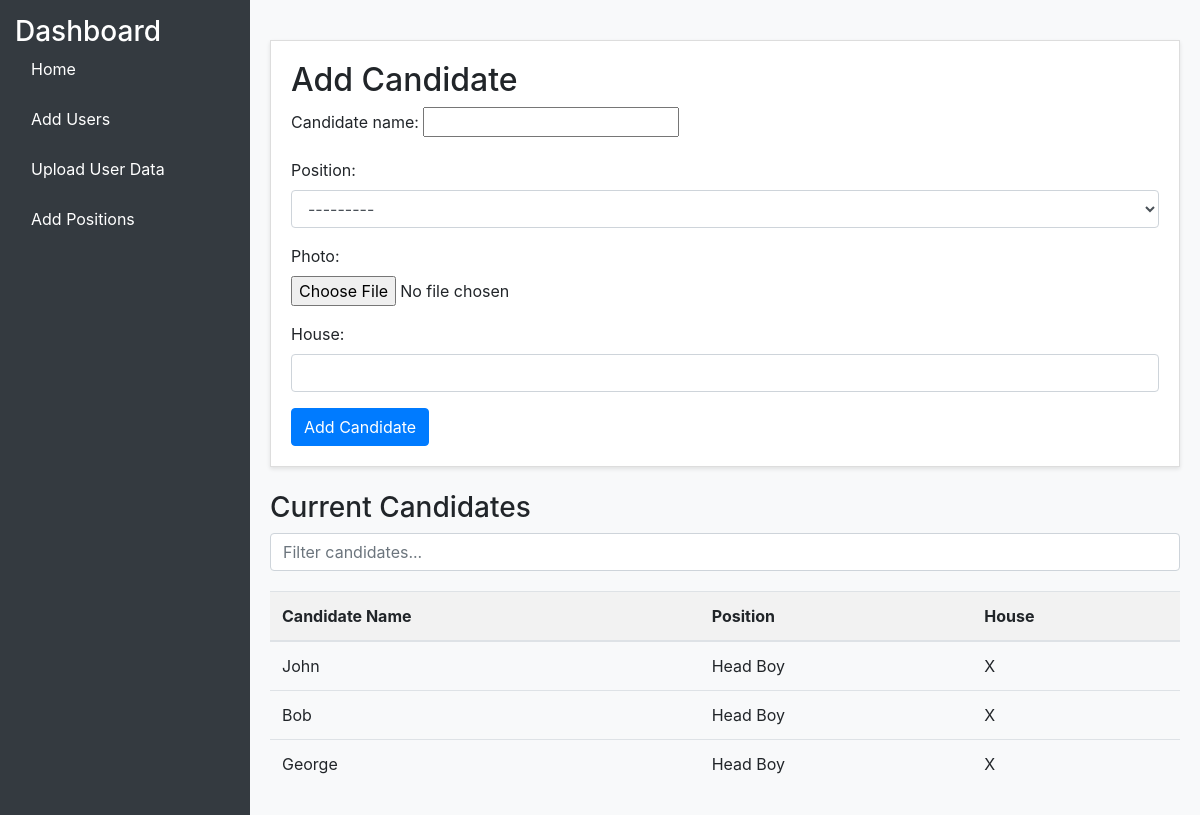
The page /ac/ on the database its author committed.
### main/models.py (models this page shows)
class Candidate(models.Model):
    Candidate_name = models.CharField(max_length=254,blank=False,null=False)
    position = models.ForeignKey(Position,on_delete=models.CASCADE)
    Photo = models.ImageField()
    House = models.CharField(max_length=254,default=None)
    votes_Recieved = models.PositiveIntegerField(default=0)

class Position(models.Model):
    Position_name = models.CharField(max_length=254, null=False)
    House = models.CharField(max_length=254, null=True, default='X')
    Grades_voting = models.CharField(max_length=254)
    def __str__(self):
        return self.Position_name

### main/views.py (the view)
# urls.py: path('ac/', views.add_candidate, name='add_candidate'),
def add_candidate(request):
    if request.method == 'POST':
        form = CandidateForm(request.POST, request.FILES)
        if form.is_valid():
            form.save()
            return redirect('/ac')  # Redirect to a list of candidates or another view
    else:
        form = CandidateForm()
    candidates = Candidate.objects.all()
    return render(request, 'add_candidate.html', {'form': form, 'candidates': candidates})

### main/forms.py
class CandidateForm(forms.ModelForm):
    class Meta:
        model = Candidate
        fields = ['Candidate_name', 'position', 'Photo', 'House']
        widgets = {
            'Photo': forms.ClearableFileInput(attrs={'class': 'form-control-file'}),
            'position': forms.Select(attrs={'class': 'form-control'}),
            'House': forms.TextInput(attrs={'class': 'form-control'}),
        }

### main/templates/add_candidate.html (shortened to what this page needs)
<!DOCTYPE html>
<html lang="en">
<head>
    <link href="https://stackpath.bootstrapcdn.com/bootstrap/4.5.2/css/bootstrap.min.css" rel="stylesheet">
</head>
<body>
<div class="wrapper">
    <div class="sidebar">
        <h3>Dashboard</h3>
        <ul class="nav flex-column">
            <li class="nav-item"><a class="nav-link text-white" href="{% url 'Admin_page' %}">Home</a></li>
            <li class="nav-item"><a class="nav-link text-white" href="{% url 'add_user' %}">Add Users</a></li>
            <li class="nav-item"><a class="nav-link text-white" href="{% url 'upload_file' %}">Upload User Data</a></li>
            <li class="nav-item"><a class="nav-link text-white" href="{% url 'add_position' %}">Add Positions</a></li>
        </ul>
    </div>
    <div class="content">
        <div class="form-container">
            <h2>Add Candidate</h2>
            <form method="post" enctype="multipart/form-data">
                {{ form.as_p }}
                <button type="submit" class="btn btn-primary">Add Candidate</button>
            </form>
        </div>
        <div class="list-container mt-4">
            <h3>Current Candidates</h3>
            <input type="text" id="candidateFilter" class="form-control filter-input" onkeyup="filterTable()" placeholder="Filter candidates...">
            <table class="table">
                <thead>
                    <tr>
                        <th>Candidate Name</th>
                        <th>Position</th>
                        <th>House</th>
                    </tr>
                </thead>
                <tbody id="candidateTableBody">
                    {% for candidate in candidates %}
                    <tr>
                        <td>{{ candidate.Candidate_name }}</td>
                        <td>{{ candidate.position.Position_name }}</td>
                        <td>{{ candidate.House }}</td>
                    </tr>
                    {% empty %}
                    <tr>
                        <td colspan="3">No candidates available.</td>
                    </tr>
                    {% endfor %}
                </tbody>
            </table>
        </div>
    </div>
</div>
</body>
</html>

### main/templates/add_candidate.html (style rules this page uses)
html, body { height: 100%; margin: 0; }
.wrapper { display: flex; min-height: 100vh; }
.sidebar { background: #343a40; color: white; min-width: 250px; max-width: 250px; height: auto; padding: 15px; flex-shrink: 0; }
.sidebar h3, .sidebar ul { margin: 0; padding: 0; }
.sidebar ul { list-style: none; }
.sidebar ul li { margin-bottom: 10px; }
.sidebar ul li a { color: white; text-decoration: none; }
.content { flex-grow: 1; padding: 20px; background: #f8f9fa; }
.form-container { padding: 20px; background-color: #fff; border: 1px solid #ddd; box-shadow: 0 2px 4px rgba(0, 0, 0, 0.1); margin-top: 20px; }
table { width: 100%; margin-top: 20px; }
th, td { padding: 10px; text-align: left; }
th { background-color: #f2f2f2; }
.filter-input { margin-bottom: 20px; }

### rows shown on the page
Candidate: Candidate_name "John", position.Position_name "Head Boy", House "X"
Candidate: Candidate_name "Bob", position.Position_name "Head Boy", House "X"
Candidate: Candidate_name "George", position.Position_name "Head Boy", House "X"
